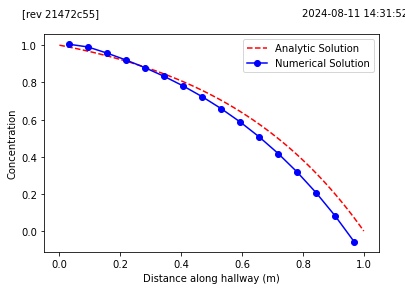

Python code for this plot:
# -*- coding: utf-8 -*-
"""
Created on Sun Aug 11 14:31:51 2024

@author: 13747
"""

import matplotlib.pyplot as plt
import numpy as np
from datetime import datetime
import os
from git import Repo

def generate_matrix_dirichlet(n, dx, F, D, boundary_left, boundary_right):
    """ Generate solution matrix for the FVM """
    
    a_WW = -1/8 * F
    a_W = D + 6/8 * F
    a_E = D - 3/8 * F
    a_P = a_W + a_E + a_WW

    matrix_A = np.diag(np.repeat(-a_WW, n-2), -2) +\
               np.diag(np.repeat(-a_W, n-1), -1) +\
               np.diag(np.repeat(a_P, n), 0) +\
               np.diag(np.repeat(-a_E, n-1), 1)
    
    S_p_left  = - (8/3 * D + F)
    S_p_right = - (8/3 * D - F)

    matrix_A[0, 0] = a_E + S_p_left
    matrix_A[0, 1] = -a_E

    matrix_A[1, 0] = -a_W 
    matrix_A[1, 2] = -a_E
    matrix_A[1, 1] = a_P
    
    matrix_A[-1, -2] = -a_W 
    matrix_A[-1, -1] = a_W + S_p_right

    vector_b = np.zeros(n)
    vector_b[0]  = S_p_left * boundary_left
    vector_b[-1] = S_p_right * boundary_right

    return matrix_A, vector_b

# SYSTEM PARAMETERS
Gamma = 0.1             # kg/m.s      
u = 0.2                 # m/s
rho = 1.0               # kg/m3
length = 1              # m

# BOUNDARIES:
phi_0 = 1
phi_L = 0

# GRID GENERATION
num_cells = 16              #[-]
dx = length / num_cells     #[m]
x_locations = np.linspace(0.5 * dx, (num_cells - 0.5) * dx, num_cells)

# CONVECTIVE AND DIFFUSIVE TERMS
F = rho * u
D = Gamma / dx

# SYSTEM OF EQUATIONS
solution_matrix, source_matrix = generate_matrix_dirichlet(num_cells, dx, F, D, phi_0, phi_L)
concentration = np.linalg.solve(solution_matrix, source_matrix)

def analytic_solution(x):
    return phi_0 + (phi_L - phi_0) * (np.exp(rho * u * x / Gamma) - 1) / (np.exp(rho * u * length / Gamma) - 1)

# Plotting
x = np.linspace(0, length, 100)
solution = analytic_solution(x)

plt.plot(x, solution, 'r--', label='Analytic Solution')
plt.plot(x_locations, concentration, 'b-o', label='Numerical Solution')
plt.xlabel('Distance along hallway (m)')
plt.ylabel('Concentration')
plt.legend()

# Adding annotations
timestamp = datetime.now().strftime("%Y-%m-%d %H:%M:%S")
plt.annotate(timestamp, xy=(0.7, 0.95), xycoords='figure fraction', annotation_clip=False)

try:
    repo = Repo('.', search_parent_directories=True)
    revsha = repo.head.object.hexsha[:8]
    plt.annotate(f"[rev {revsha}]", xy=(0.05, 0.95), xycoords='figure fraction', annotation_clip=False)
except Exception as e:
    plt.annotate("[rev unknown]", xy=(0.05, 0.95), xycoords='figure fraction', annotation_clip=False)
    print(f"Error accessing Git repository: {e}")

plt.show()
